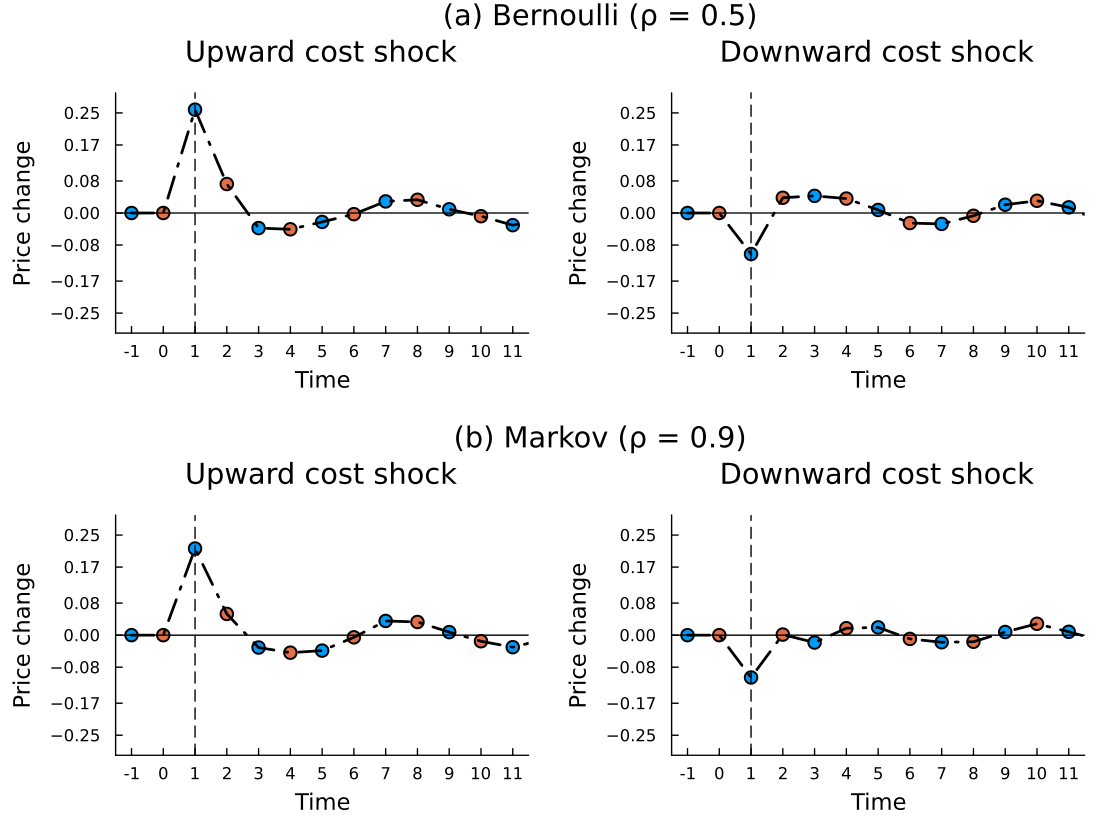

This figure's Julia source:
#################################################
## FIGURE 3: Impulse response after cost shock ##
#################################################

# set working directory
root_dir = ".../code_IJIO/";
code_dir = joinpath(root_dir, "code");
figure_table_dir = joinpath(root_dir, "figures_tables");
data_dir = joinpath(root_dir, "data_simulation");

cd(figure_table_dir);


# load packages
using Pkg
required_packages = ["Random", "Plots", "StatsPlots", "Statistics", "DelimitedFiles","LinearAlgebra", "NaNStatistics","Serialization","JLD2","Revise","Measures"]
for pkg in required_packages
    try
        @eval using $(Symbol(pkg))
    catch
        println("Installing missing package: $pkg")
        Pkg.add(pkg)
        @eval using $(Symbol(pkg))
    end
end

Revise.revise()
include(joinpath(code_dir, "init_stochastic.jl"));
@load joinpath(data_dir, "outcomes_stochastic.jld2") game Q_matrix profits actions cost t_final bf;


include("cost_shock_analysis.jl")
T=20;
price_serie_mean, p_serie_mean, p_diff = cost_shock_analysis(game, bf, T)



X = Array{Any}(undef, game.dim_C, game.dim_rho);
tt=["Upward cost shock" "Downward cost shock"; "Upward cost shock" "Downward cost shock"];
default_blue = palette(:auto)[1];
default_red = palette(:auto)[2];



for c=1:game.dim_C
    for r=1:game.dim_rho
        X[c,r]=scatter(collect(1:2:T), price_serie_mean[1,1:2:T,c,r],label="",markersize=5,title=tt[r,c]) #deviating agent
        scatter!(collect(2:2:T), price_serie_mean[2,2:2:T,c,r],ylim=(-.3,.3),label="",yticks=(round.(collect(-3/game.k : 1/game.k : 3/game.k), digits=2)),markersize=5) #deviating agent
        plot!(collect(1:1:T), p_serie_mean[:,c,r], label="",linestyle = :dashdot,  color= :black, grid = false,xlabel="Time", ylabel="Price change",fillalpha=.2,xlim=(0.5,13.5),xticks=collect(1:1:10),linewidth=2)
        hline!([0], linestyle = :solid,  color= :black, label = "",xticks = (1:13, -1:11))
        vline!([3], linestyle = :dash,  color= :black, label = "")
    end
end


title1 = plot(title = "(a) Bernoulli (ρ = $(game.rho[1]))", grid = false, showaxis = false, bottom_margin = -50Plots.px)
title2 = plot(title = "(b) Markov (ρ = $(game.rho[2]))", grid = false, showaxis = false, bottom_margin = -50Plots.px)
title3 = plot(title = "", grid = false, showaxis = false, bottom_margin = -80Plots.px)
plot(title1, X[1,1], X[2,1], title3, title2, X[1,2], X[2,2], layout = @layout([A{0.02h}; [B C]; D{0.1h}; E{0.02h}; [F G]]), grid = false,margin=3mm)
plot!(size=(800,600))
savefig("figure_3.pdf")
